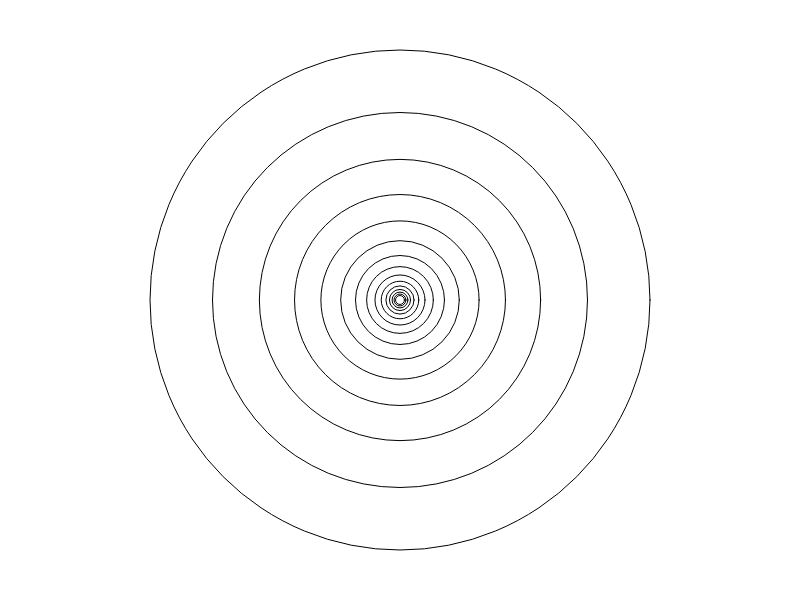
Frame 1 (no input)
Frame 2 (the mouse pressed at the canvas centre, redrawn once): identical to frame 1, image omitted

The p5.js sketch that drew this single still picture (run headless with seeded random() and noise() and a simulated clock; the mouse was pressed at the canvas centre and the sketch redrawn once):

// p5.js sketch
// ── sketch.js
function setup() {
  createCanvas(800,600);
  background(255);
  drawCircle(width/2, height/2, 500);
}

function draw() {
  noLoop();
}

function drawCircle(x, y, r) {
  ellipse(x, y, r, r);
  
  if (r > 10) {
    r = r * 3/4;
    // recursion: call the function inside the function!
    drawCircle(x, y, r);	 
  }				
}
